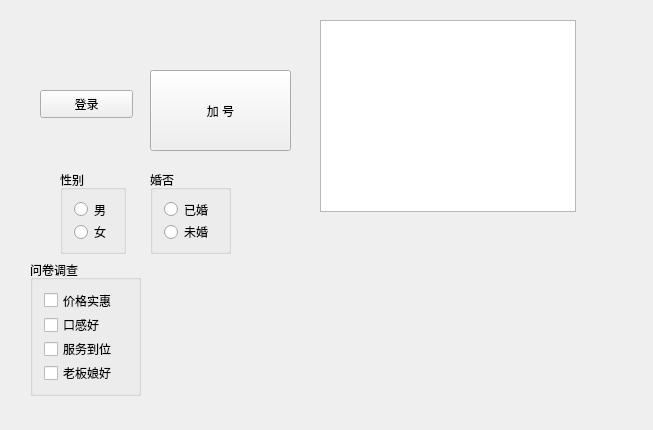
<?xml version="1.0" encoding="UTF-8"?>
<ui version="4.0">
 <class>Widget</class>
 <widget class="QWidget" name="Widget">
  <property name="geometry">
   <rect>
    <x>0</x>
    <y>0</y>
    <width>653</width>
    <height>430</height>
   </rect>
  </property>
  <property name="windowTitle">
   <string>Widget</string>
  </property>
  <widget class="QGroupBox" name="groupBox_2">
   <property name="geometry">
    <rect>
     <x>150</x>
     <y>170</y>
     <width>81</width>
     <height>84</height>
    </rect>
   </property>
   <property name="title">
    <string>婚否</string>
   </property>
   <layout class="QVBoxLayout" name="verticalLayout_2">
    <item>
     <widget class="QRadioButton" name="radioButton_3">
      <property name="text">
       <string>已婚</string>
      </property>
     </widget>
    </item>
    <item>
     <widget class="QRadioButton" name="radioButton_4">
      <property name="text">
       <string>未婚</string>
      </property>
     </widget>
    </item>
   </layout>
  </widget>
  <widget class="QGroupBox" name="groupBox">
   <property name="geometry">
    <rect>
     <x>60</x>
     <y>170</y>
     <width>66</width>
     <height>84</height>
    </rect>
   </property>
   <property name="title">
    <string>性别</string>
   </property>
   <layout class="QVBoxLayout" name="verticalLayout">
    <item>
     <widget class="QRadioButton" name="rBtnMan">
      <property name="text">
       <string>男</string>
      </property>
     </widget>
    </item>
    <item>
     <widget class="QRadioButton" name="rBtnWoman">
      <property name="text">
       <string>女</string>
      </property>
     </widget>
    </item>
   </layout>
  </widget>
  <widget class="QPushButton" name="pushButton">
   <property name="geometry">
    <rect>
     <x>40</x>
     <y>90</y>
     <width>93</width>
     <height>28</height>
    </rect>
   </property>
   <property name="text">
    <string>登录</string>
   </property>
   <property name="icon">
    <iconset resource="../05_Qt_Control/res.qrc">
     <normaloff>:/新建.png</normaloff>:/新建.png</iconset>
   </property>
   <property name="iconSize">
    <size>
     <width>30</width>
     <height>30</height>
    </size>
   </property>
  </widget>
  <widget class="QToolButton" name="toolButton">
   <property name="geometry">
    <rect>
     <x>150</x>
     <y>70</y>
     <width>141</width>
     <height>81</height>
    </rect>
   </property>
   <property name="text">
    <string>加 号</string>
   </property>
   <property name="icon">
    <iconset resource="../05_Qt_Control/res.qrc">
     <normaloff>:/新建.png</normaloff>:/新建.png</iconset>
   </property>
   <property name="iconSize">
    <size>
     <width>70</width>
     <height>70</height>
    </size>
   </property>
   <property name="toolButtonStyle">
    <enum>Qt::ToolButtonTextBesideIcon</enum>
   </property>
  </widget>
  <widget class="QGroupBox" name="groupBox_3">
   <property name="geometry">
    <rect>
     <x>30</x>
     <y>260</y>
     <width>111</width>
     <height>136</height>
    </rect>
   </property>
   <property name="title">
    <string>问卷调查</string>
   </property>
   <layout class="QVBoxLayout" name="verticalLayout_3">
    <item>
     <widget class="QCheckBox" name="checkBox">
      <property name="text">
       <string>价格实惠</string>
      </property>
     </widget>
    </item>
    <item>
     <widget class="QCheckBox" name="checkBox_2">
      <property name="text">
       <string>口感好</string>
      </property>
     </widget>
    </item>
    <item>
     <widget class="QCheckBox" name="checkBox_3">
      <property name="text">
       <string>服务到位</string>
      </property>
     </widget>
    </item>
    <item>
     <widget class="QCheckBox" name="cBox">
      <property name="text">
       <string>老板娘好</string>
      </property>
      <property name="tristate">
       <bool>true</bool>
      </property>
     </widget>
    </item>
   </layout>
  </widget>
  <widget class="QListWidget" name="listWidget">
   <property name="geometry">
    <rect>
     <x>320</x>
     <y>20</y>
     <width>256</width>
     <height>192</height>
    </rect>
   </property>
  </widget>
 </widget>
 <layoutdefault spacing="6" margin="11"/>
 <resources>
  <include location="../05_Qt_Control/res.qrc"/>
 </resources>
 <connections/>
</ui>
